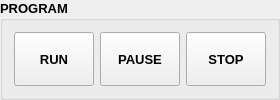
         <widget class="QGroupBox" name="program_gbox">
          <property name="font">
           <font>
            <pointsize>10</pointsize>
            <weight>75</weight>
            <bold>true</bold>
           </font>
          </property>
          <property name="title">
           <string>PROGRAM</string>
          </property>
          <layout class="QHBoxLayout" name="horizontalLayout_7">
           <item>
            <widget class="ActionButton" name="run_abutton">
             <property name="minimumSize">
              <size>
               <width>68</width>
               <height>48</height>
              </size>
             </property>
             <property name="maximumSize">
              <size>
               <width>80</width>
               <height>60</height>
              </size>
             </property>
             <property name="font">
              <font>
               <pointsize>10</pointsize>
               <weight>75</weight>
               <bold>true</bold>
              </font>
             </property>
             <property name="text">
              <string>RUN</string>
             </property>
             <property name="icon">
              <iconset resource="../resources.qrc">
               <normaloff>:/images/forward.png</normaloff>:/images/forward.png</iconset>
             </property>
             <property name="iconSize">
              <size>
               <width>24</width>
               <height>24</height>
              </size>
             </property>
             <property name="actionName" stdset="0">
              <string>program.run</string>
             </property>
            </widget>
           </item>
           <item>
            <widget class="ActionButton" name="pause_abutton">
             <property name="minimumSize">
              <size>
               <width>68</width>
               <height>48</height>
              </size>
             </property>
             <property name="maximumSize">
              <size>
               <width>80</width>
               <height>60</height>
              </size>
             </property>
             <property name="font">
              <font>
               <pointsize>10</pointsize>
               <weight>75</weight>
               <bold>true</bold>
              </font>
             </property>
             <property name="text">
              <string>PAUSE</string>
             </property>
             <property name="icon">
              <iconset resource="../resources.qrc">
               <normaloff>:/images/pause.png</normaloff>:/images/pause.png</iconset>
             </property>
             <property name="iconSize">
              <size>
               <width>24</width>
               <height>24</height>
              </size>
             </property>
             <property name="actionName" stdset="0">
              <string>program.pause</string>
             </property>
            </widget>
           </item>
           <item>
            <widget class="ActionButton" name="stop_abutton">
             <property name="minimumSize">
              <size>
               <width>68</width>
               <height>48</height>
              </size>
             </property>
             <property name="maximumSize">
              <size>
               <width>80</width>
               <height>60</height>
              </size>
             </property>
             <property name="font">
              <font>
               <pointsize>10</pointsize>
               <weight>75</weight>
               <bold>true</bold>
              </font>
             </property>
             <property name="text">
              <string>STOP</string>
             </property>
             <property name="icon">
              <iconset resource="../resources.qrc">
               <normaloff>:/images/stop.png</normaloff>:/images/stop.png</iconset>
             </property>
             <property name="iconSize">
              <size>
               <width>24</width>
               <height>24</height>
              </size>
             </property>
             <property name="actionName" stdset="0">
              <string>program.abort</string>
             </property>
            </widget>
           </item>
          </layout>
         </widget>
